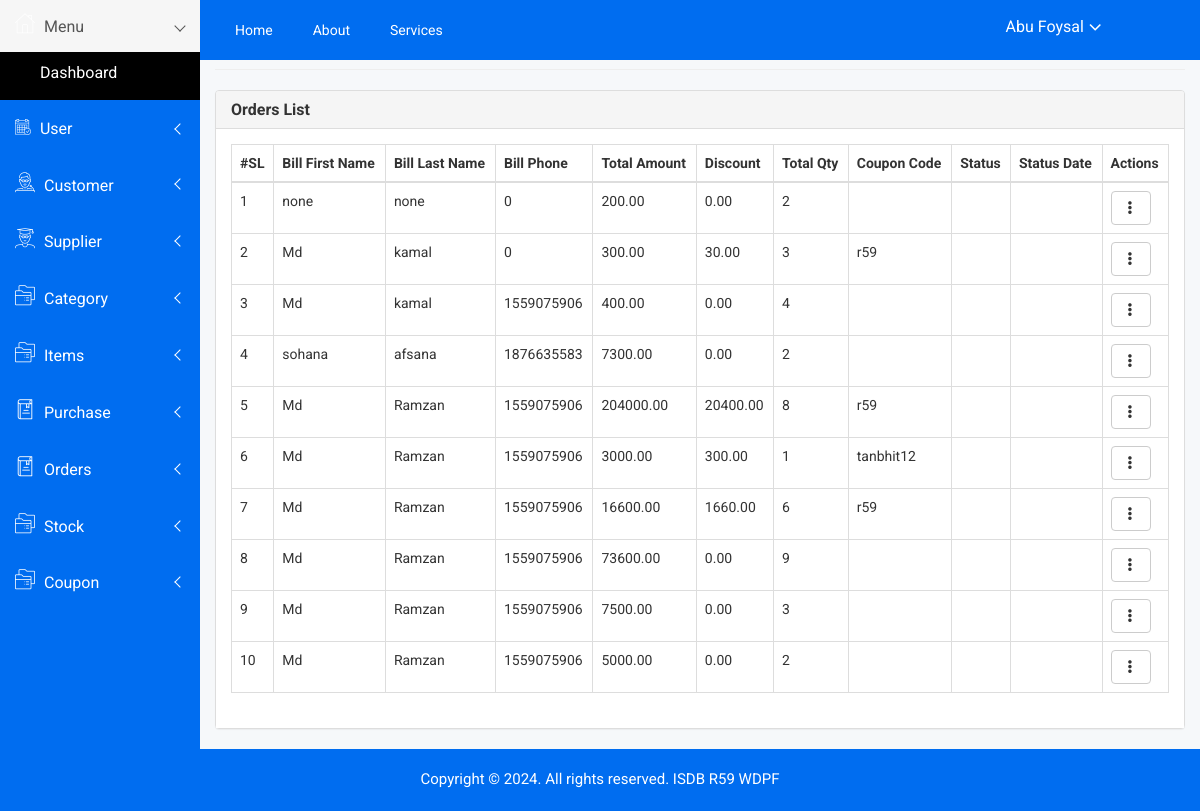
Screenshot of /admin/orders_list.php (signed in) with the database file from the repository.
### tables this page shows
CREATE TABLE `orders` (
  `id` int(11) NOT NULL,
  `bill_country` varchar(50) NOT NULL,
  `ship_country` varchar(50) NOT NULL,
  `bill_first_name` varchar(50) NOT NULL,
  `ship_first_name` varchar(50) NOT NULL,
  `bill_last_name` varchar(50) NOT NULL,
  `ship_last_name` varchar(50) NOT NULL,
  `bill_company_name` varchar(100) NOT NULL,
  `ship_company_name` varchar(100) NOT NULL,
  `bill_address` varchar(100) NOT NULL,
  `ship_address` varchar(100) NOT NULL,
  `bill_state` varchar(50) NOT NULL,
  `ship_state` varchar(50) NOT NULL,
  `bill_post` varchar(50) NOT NULL,
  `ship_post` varchar(50) NOT NULL,
  `bill_email` varchar(50) NOT NULL,
  `ship_email` varchar(50) NOT NULL,
  `bill_phone` int(15) NOT NULL,
  `ship_phone` int(15) NOT NULL,
  `total_amount` decimal(10,2) NOT NULL,
  `discount` decimal(10,2) NOT NULL,
  `total_qty` int(11) NOT NULL,
  `cart_data` text NOT NULL,
  `coupon_code` varchar(255) NOT NULL,
  `payment_method` varchar(255) DEFAULT NULL,
  `shiping_charge` decimal(10,2) NOT NULL DEFAULT 0.00,
  `notes` varchar(500) NOT NULL,
  `status` varchar(50) DEFAULT NULL,
  `status_date` date DEFAULT NULL,
  `created_at` date DEFAULT NULL,
  `created_by` int(11) DEFAULT NULL,
  `updated_by` int(11) DEFAULT NULL,
  `updated_at` date DEFAULT NULL,
  `deleted_at` date DEFAULT NULL
);

### admin/class/crud.php (called while the page is built, shortened)
<?php
    class crud{
        private $host='localhost';
        private $connection;
        public function __construct($user,$password,$database){
            $this->user=$user;
            $this->password=$password;
            $this->database=$database;
            $this->connection=new mysqli($this->host,$this->user,$this->password,$this->database);
        }
        public function common_select($table,$fields='*',$condition=false,$sort_field=false,$sort='ASC'){
            $result=array();
            $error=false;
            $sql="select $fields from $table where deleted_at is null ";
            $rs=$this->connection->query($sql);
            if($rs){
                if($rs->num_rows > 0){
                    while($r=$rs->fetch_object()){
                        array_push($result,$r);
                    }
                }
            }else{
                $error=$this->connection->error;
            }
            $return = array('data'=>$result,'error'=>$error);
            return $return;
        }
    }
?>

### admin/include/connection.php (called while the page is built, shortened)
<?php
    include_once('class/crud.php');
    $mysqli=new crud("root","","sports_store");
?>

### admin/orders_list.php (the view, shortened to what this page needs)
<?php include('include/header.php') ; ?>
<link href="https://cdn.datatables.net/1.10.24/css/dataTables.bootstrap.min.css" rel="stylesheet">
<div class="container-fluid">
    <h4 class="page-header"><small>Orders /</small> List</h4>
    <div class="panel panel-default">
        <div class="panel-heading">
            <h5 class="panel-title">Orders List</h5>
        </div>
        <div class="panel-body">
            <div class="table-responsive">
                <table class="table table-bordered table-hover">
                    <thead>
                        <tr>
                            <th>#SL</th>
                            <th>Bill First Name</th>
                            <th>Bill Last Name</th>
                            <th>Bill Phone</th>
                            <th>Total Amount</th>
                            <th>Discount</th>
                            <th>Total Qty</th>
                            <th>Coupon Code</th>
                            <th>Status</th>
                            <th>Status Date</th>
                            <th>Actions</th>
                        </tr>
                    </thead>
                    <tbody>
                        <?php
                            $result=$mysqli->common_select('orders');
                            if($result){
                                if($result['data']){
                                    $i=1;
                                    foreach($result['data'] as $data){
                        ?>
                        <tr>
                            <td><?= $i++ ?></td>
                            <td><?= $data->bill_first_name ?></td>
                            <td><?= $data->bill_last_name ?></td>
                            <td><?= $data->bill_phone ?></td>
                            <td><?= $data->total_amount ?></td>
                            <td><?= $data->discount ?></td>
                            <td><?= $data->total_qty ?></td>
                            <td><?= $data->coupon_code ?></td>
                            <td><?= $data->status ?></td>
                            <td><?= $data->status_date ?></td>
                            <td>
                                <div class="dropdown">
                                    <button type="button" class="btn btn-default dropdown-toggle" data-toggle="dropdown">
                                        <i class="glyphicon glyphicon-option-vertical"></i>
                                    </button>
                                </div>
                            </td>
                        </tr>
                        <?php } } } ?>
                    </tbody>
                </table>
            </div>
        </div>
    </div>
</div>
<?php include('include/footer.php') ; ?>

### admin/assets/css/main.css (style rules this page uses)
html { color: #222; font-size: 1em; line-height: 1.4; }

### rows the page displays
orders: bill_first_name "none", bill_last_name "none", bill_phone "0", total_amount "200.00", discount "0.00", total_qty "2"
orders: bill_first_name "Md", bill_last_name "kamal", bill_phone "0", total_amount "300.00", discount "30.00", total_qty "3", coupon_code "r59"
orders: bill_first_name "Md", bill_last_name "kamal", bill_phone "1559075906", total_amount "400.00", discount "0.00", total_qty "4"
orders: bill_first_name "sohana", bill_last_name "afsana", bill_phone "1876635583", total_amount "7300.00", discount "0.00", total_qty "2"
orders: bill_first_name "Md", bill_last_name "Ramzan", bill_phone "1559075906", total_amount "204000.00", discount "20400.00", total_qty "8", coupon_code "r59"
orders: bill_first_name "Md", bill_last_name "Ramzan", bill_phone "1559075906", total_amount "3000.00", discount "300.00", total_qty "1", coupon_code "tanbhit12"
orders: bill_first_name "Md", bill_last_name "Ramzan", bill_phone "1559075906", total_amount "16600.00", discount "1660.00", total_qty "6", coupon_code "r59"
orders: bill_first_name "Md", bill_last_name "Ramzan", bill_phone "1559075906", total_amount "73600.00", discount "0.00", total_qty "9"
orders: bill_first_name "Md", bill_last_name "Ramzan", bill_phone "1559075906", total_amount "7500.00", discount "0.00", total_qty "3"
orders: bill_first_name "Md", bill_last_name "Ramzan", bill_phone "1559075906", total_amount "5000.00", discount "0.00", total_qty "2"

### other values shown
$_SESSION['name'] "Abu Foysal"
